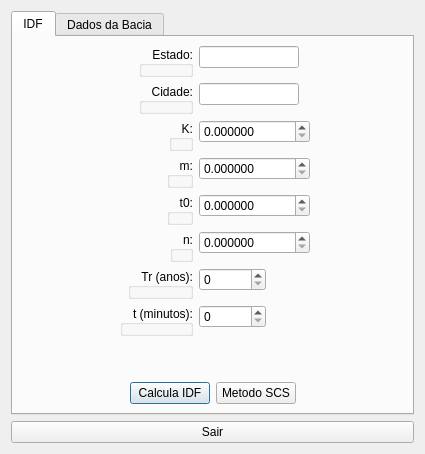
<?xml version="1.0" encoding="UTF-8"?>
<ui version="4.0">
 <class>Dialog</class>
 <widget class="QDialog" name="Dialog">
  <property name="enabled">
   <bool>true</bool>
  </property>
  <property name="geometry">
   <rect>
    <x>0</x>
    <y>0</y>
    <width>425</width>
    <height>454</height>
   </rect>
  </property>
  <property name="sizePolicy">
   <sizepolicy hsizetype="Preferred" vsizetype="Preferred">
    <horstretch>0</horstretch>
    <verstretch>0</verstretch>
   </sizepolicy>
  </property>
  <property name="windowTitle">
   <string>Equacaoes</string>
  </property>
  <layout class="QVBoxLayout" name="verticalLayout">
   <item>
    <layout class="QHBoxLayout" name="horizontalLayout">
     <item>
      <widget class="QTabWidget" name="tabWidget">
       <property name="currentIndex">
        <number>0</number>
       </property>
       <widget class="QWidget" name="tab">
        <attribute name="title">
         <string>IDF</string>
        </attribute>
        <layout class="QVBoxLayout" name="verticalLayout_2">
         <item>
          <layout class="QVBoxLayout" name="verticalLayout_3">
           <item>
            <layout class="QFormLayout" name="formLayout">
             <property name="fieldGrowthPolicy">
              <enum>QFormLayout::AllNonFixedFieldsGrow</enum>
             </property>
             <property name="labelAlignment">
              <set>Qt::AlignRight|Qt::AlignTrailing|Qt::AlignVCenter</set>
             </property>
             <property name="formAlignment">
              <set>Qt::AlignHCenter|Qt::AlignTop</set>
             </property>
             <item row="0" column="0">
              <widget class="QGroupBox" name="groupBox_7">
               <property name="title">
                <string>Estado:</string>
               </property>
               <property name="alignment">
                <set>Qt::AlignRight|Qt::AlignTrailing|Qt::AlignVCenter</set>
               </property>
               <property name="flat">
                <bool>true</bool>
               </property>
              </widget>
             </item>
             <item row="0" column="1">
              <widget class="QLineEdit" name="Estado">
               <property name="sizePolicy">
                <sizepolicy hsizetype="Fixed" vsizetype="Fixed">
                 <horstretch>0</horstretch>
                 <verstretch>0</verstretch>
                </sizepolicy>
               </property>
               <property name="minimumSize">
                <size>
                 <width>100</width>
                 <height>0</height>
                </size>
               </property>
               <property name="maximumSize">
                <size>
                 <width>0</width>
                 <height>16777215</height>
                </size>
               </property>
               <property name="baseSize">
                <size>
                 <width>0</width>
                 <height>0</height>
                </size>
               </property>
              </widget>
             </item>
             <item row="1" column="0">
              <widget class="QGroupBox" name="groupBox_8">
               <property name="title">
                <string>Cidade:</string>
               </property>
               <property name="alignment">
                <set>Qt::AlignRight|Qt::AlignTrailing|Qt::AlignVCenter</set>
               </property>
               <property name="flat">
                <bool>true</bool>
               </property>
              </widget>
             </item>
             <item row="1" column="1">
              <widget class="QLineEdit" name="City">
               <property name="sizePolicy">
                <sizepolicy hsizetype="Fixed" vsizetype="Fixed">
                 <horstretch>0</horstretch>
                 <verstretch>0</verstretch>
                </sizepolicy>
               </property>
               <property name="minimumSize">
                <size>
                 <width>100</width>
                 <height>0</height>
                </size>
               </property>
               <property name="maximumSize">
                <size>
                 <width>0</width>
                 <height>16777215</height>
                </size>
               </property>
              </widget>
             </item>
             <item row="2" column="0">
              <widget class="QGroupBox" name="groupBox">
               <property name="title">
                <string>K:</string>
               </property>
               <property name="alignment">
                <set>Qt::AlignRight|Qt::AlignTrailing|Qt::AlignVCenter</set>
               </property>
               <property name="flat">
                <bool>true</bool>
               </property>
              </widget>
             </item>
             <item row="3" column="0">
              <widget class="QGroupBox" name="groupBox_2">
               <property name="title">
                <string>m:</string>
               </property>
               <property name="alignment">
                <set>Qt::AlignRight|Qt::AlignTrailing|Qt::AlignVCenter</set>
               </property>
               <property name="flat">
                <bool>true</bool>
               </property>
              </widget>
             </item>
             <item row="3" column="1">
              <widget class="QDoubleSpinBox" name="m">
               <property name="sizePolicy">
                <sizepolicy hsizetype="Fixed" vsizetype="Fixed">
                 <horstretch>0</horstretch>
                 <verstretch>0</verstretch>
                </sizepolicy>
               </property>
               <property name="decimals">
                <number>6</number>
               </property>
               <property name="maximum">
                <double>1000000000.000000000000000</double>
               </property>
              </widget>
             </item>
             <item row="4" column="0">
              <widget class="QGroupBox" name="groupBox_3">
               <property name="title">
                <string>t0:</string>
               </property>
               <property name="alignment">
                <set>Qt::AlignRight|Qt::AlignTrailing|Qt::AlignVCenter</set>
               </property>
               <property name="flat">
                <bool>true</bool>
               </property>
              </widget>
             </item>
             <item row="4" column="1">
              <widget class="QDoubleSpinBox" name="t0">
               <property name="sizePolicy">
                <sizepolicy hsizetype="Fixed" vsizetype="Fixed">
                 <horstretch>0</horstretch>
                 <verstretch>0</verstretch>
                </sizepolicy>
               </property>
               <property name="decimals">
                <number>6</number>
               </property>
               <property name="maximum">
                <double>1000000000.000000000000000</double>
               </property>
              </widget>
             </item>
             <item row="5" column="0">
              <widget class="QGroupBox" name="groupBox_4">
               <property name="title">
                <string>n:</string>
               </property>
               <property name="alignment">
                <set>Qt::AlignRight|Qt::AlignTrailing|Qt::AlignVCenter</set>
               </property>
               <property name="flat">
                <bool>true</bool>
               </property>
              </widget>
             </item>
             <item row="5" column="1">
              <widget class="QDoubleSpinBox" name="n">
               <property name="sizePolicy">
                <sizepolicy hsizetype="Fixed" vsizetype="Fixed">
                 <horstretch>0</horstretch>
                 <verstretch>0</verstretch>
                </sizepolicy>
               </property>
               <property name="decimals">
                <number>6</number>
               </property>
               <property name="maximum">
                <double>1000000000.000000000000000</double>
               </property>
              </widget>
             </item>
             <item row="6" column="0">
              <widget class="QGroupBox" name="groupBox_5">
               <property name="sizePolicy">
                <sizepolicy hsizetype="Expanding" vsizetype="Preferred">
                 <horstretch>0</horstretch>
                 <verstretch>0</verstretch>
                </sizepolicy>
               </property>
               <property name="title">
                <string>Tr (anos):</string>
               </property>
               <property name="alignment">
                <set>Qt::AlignRight|Qt::AlignTrailing|Qt::AlignVCenter</set>
               </property>
               <property name="flat">
                <bool>true</bool>
               </property>
               <property name="checkable">
                <bool>false</bool>
               </property>
              </widget>
             </item>
             <item row="6" column="1">
              <widget class="QSpinBox" name="Tr">
               <property name="sizePolicy">
                <sizepolicy hsizetype="Fixed" vsizetype="Fixed">
                 <horstretch>0</horstretch>
                 <verstretch>0</verstretch>
                </sizepolicy>
               </property>
               <property name="maximum">
                <number>2147483640</number>
               </property>
              </widget>
             </item>
             <item row="8" column="0">
              <widget class="QGroupBox" name="groupBox_6">
               <property name="title">
                <string>t (minutos):</string>
               </property>
               <property name="alignment">
                <set>Qt::AlignRight|Qt::AlignTrailing|Qt::AlignVCenter</set>
               </property>
               <property name="flat">
                <bool>true</bool>
               </property>
              </widget>
             </item>
             <item row="8" column="1">
              <widget class="QSpinBox" name="t">
               <property name="sizePolicy">
                <sizepolicy hsizetype="Fixed" vsizetype="Fixed">
                 <horstretch>0</horstretch>
                 <verstretch>0</verstretch>
                </sizepolicy>
               </property>
               <property name="maximum">
                <number>2147483640</number>
               </property>
               <property name="singleStep">
                <number>30</number>
               </property>
              </widget>
             </item>
             <item row="2" column="1">
              <widget class="QDoubleSpinBox" name="k">
               <property name="sizePolicy">
                <sizepolicy hsizetype="Fixed" vsizetype="Fixed">
                 <horstretch>0</horstretch>
                 <verstretch>0</verstretch>
                </sizepolicy>
               </property>
               <property name="decimals">
                <number>6</number>
               </property>
               <property name="maximum">
                <double>1000000000.000000000000000</double>
               </property>
              </widget>
             </item>
            </layout>
           </item>
           <item>
            <layout class="QHBoxLayout" name="horizontalLayout_3">
             <item>
              <spacer name="horizontalSpacer_2">
               <property name="orientation">
                <enum>Qt::Horizontal</enum>
               </property>
               <property name="sizeHint" stdset="0">
                <size>
                 <width>40</width>
                 <height>20</height>
                </size>
               </property>
              </spacer>
             </item>
             <item>
              <widget class="QPushButton" name="CalculaIDF">
               <property name="sizePolicy">
                <sizepolicy hsizetype="Preferred" vsizetype="Fixed">
                 <horstretch>0</horstretch>
                 <verstretch>0</verstretch>
                </sizepolicy>
               </property>
               <property name="autoFillBackground">
                <bool>false</bool>
               </property>
               <property name="text">
                <string>Calcula IDF</string>
               </property>
              </widget>
             </item>
             <item>
              <widget class="QPushButton" name="scs">
               <property name="text">
                <string>Metodo SCS</string>
               </property>
              </widget>
             </item>
             <item>
              <spacer name="horizontalSpacer_3">
               <property name="orientation">
                <enum>Qt::Horizontal</enum>
               </property>
               <property name="sizeHint" stdset="0">
                <size>
                 <width>40</width>
                 <height>20</height>
                </size>
               </property>
              </spacer>
             </item>
            </layout>
           </item>
          </layout>
         </item>
        </layout>
       </widget>
       <widget class="QWidget" name="tab_2">
        <attribute name="title">
         <string>Dados da Bacia</string>
        </attribute>
        <layout class="QVBoxLayout" name="verticalLayout_5">
         <item>
          <widget class="QLabel" name="label_2">
           <property name="maximumSize">
            <size>
             <width>16777215</width>
             <height>35</height>
            </size>
           </property>
           <property name="font">
            <font>
             <pointsize>12</pointsize>
             <weight>75</weight>
             <bold>true</bold>
            </font>
           </property>
           <property name="text">
            <string>Metodos:</string>
           </property>
          </widget>
         </item>
         <item>
          <widget class="QLabel" name="label">
           <property name="maximumSize">
            <size>
             <width>16777215</width>
             <height>35</height>
            </size>
           </property>
           <property name="font">
            <font>
             <pointsize>15</pointsize>
             <weight>75</weight>
             <bold>true</bold>
             <underline>true</underline>
            </font>
           </property>
           <property name="text">
            <string>Tempo de Concentracao</string>
           </property>
           <property name="textFormat">
            <enum>Qt::AutoText</enum>
           </property>
           <property name="alignment">
            <set>Qt::AlignCenter</set>
           </property>
          </widget>
         </item>
         <item>
          <widget class="QRadioButton" name="kirpich1">
           <property name="text">
            <string>Kirpich I</string>
           </property>
          </widget>
         </item>
         <item>
          <widget class="QLabel" name="label_3">
           <property name="maximumSize">
            <size>
             <width>16777215</width>
             <height>30</height>
            </size>
           </property>
           <property name="text">
            <string>Lt - comprimento do talvegue, em m 
h - diferenca de cotas, em m</string>
           </property>
           <property name="alignment">
            <set>Qt::AlignCenter</set>
           </property>
          </widget>
         </item>
         <item>
          <widget class="QRadioButton" name="kirpich2">
           <property name="text">
            <string>Kirpich II</string>
           </property>
          </widget>
         </item>
         <item>
          <widget class="QLabel" name="label_4">
           <property name="maximumSize">
            <size>
             <width>16777215</width>
             <height>35</height>
            </size>
           </property>
           <property name="text">
            <string>Lt - comprimento do talvegue, em m 
St - declividade equivalente do talvegue, em m/km</string>
           </property>
           <property name="alignment">
            <set>Qt::AlignCenter</set>
           </property>
          </widget>
         </item>
         <item>
          <widget class="QRadioButton" name="kerby">
           <property name="text">
            <string>Kerby</string>
           </property>
          </widget>
         </item>
         <item>
          <widget class="QLabel" name="label_5">
           <property name="maximumSize">
            <size>
             <width>16777215</width>
             <height>60</height>
            </size>
           </property>
           <property name="text">
            <string>r- rugosidade do retardo 
Lt - comprimento do talvegue, em m 
St - declividade equivalente do talvegue, em m/km</string>
           </property>
           <property name="alignment">
            <set>Qt::AlignCenter</set>
           </property>
          </widget>
         </item>
         <item>
          <widget class="QRadioButton" name="bransby">
           <property name="text">
            <string>Bransby - Willians</string>
           </property>
          </widget>
         </item>
         <item>
          <widget class="QLabel" name="label_6">
           <property name="text">
            <string>A - area da bacia ,em km2
St - declividade equivalente do talvegue, em m/km</string>
           </property>
           <property name="alignment">
            <set>Qt::AlignCenter</set>
           </property>
          </widget>
         </item>
        </layout>
       </widget>
      </widget>
     </item>
    </layout>
   </item>
   <item>
    <widget class="QPushButton" name="sair">
     <property name="text">
      <string>Sair</string>
     </property>
    </widget>
   </item>
  </layout>
 </widget>
 <resources/>
 <connections>
  <connection>
   <sender>sair</sender>
   <signal>clicked()</signal>
   <receiver>Dialog</receiver>
   <slot>close()</slot>
   <hints>
    <hint type="sourcelabel">
     <x>387</x>
     <y>409</y>
    </hint>
    <hint type="destinationlabel">
     <x>255</x>
     <y>204</y>
    </hint>
   </hints>
  </connection>
 </connections>
</ui>
